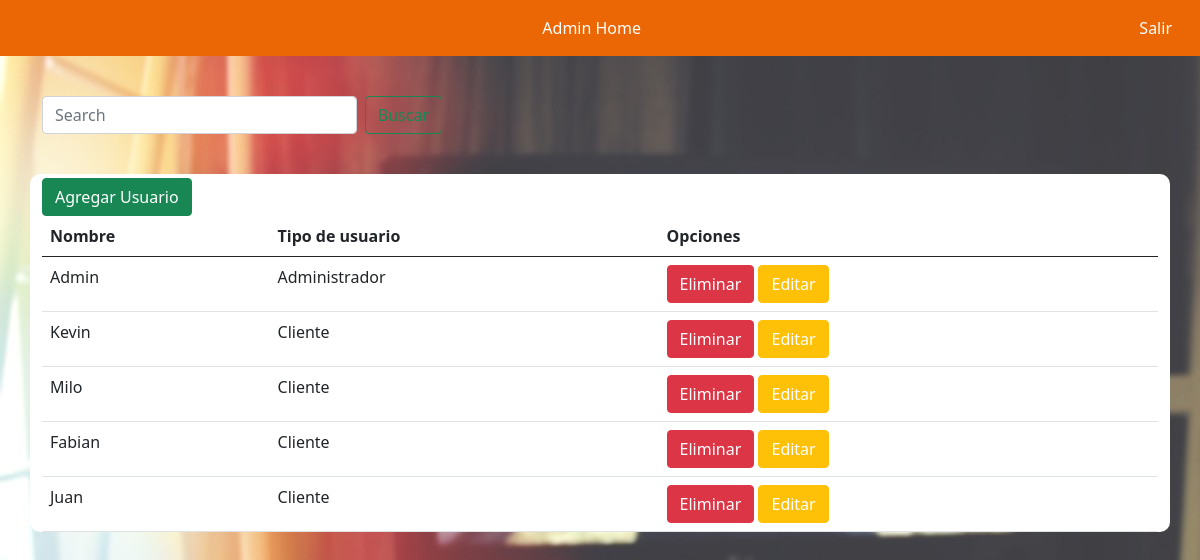
The page /user/users/ on the database as committed earlier.
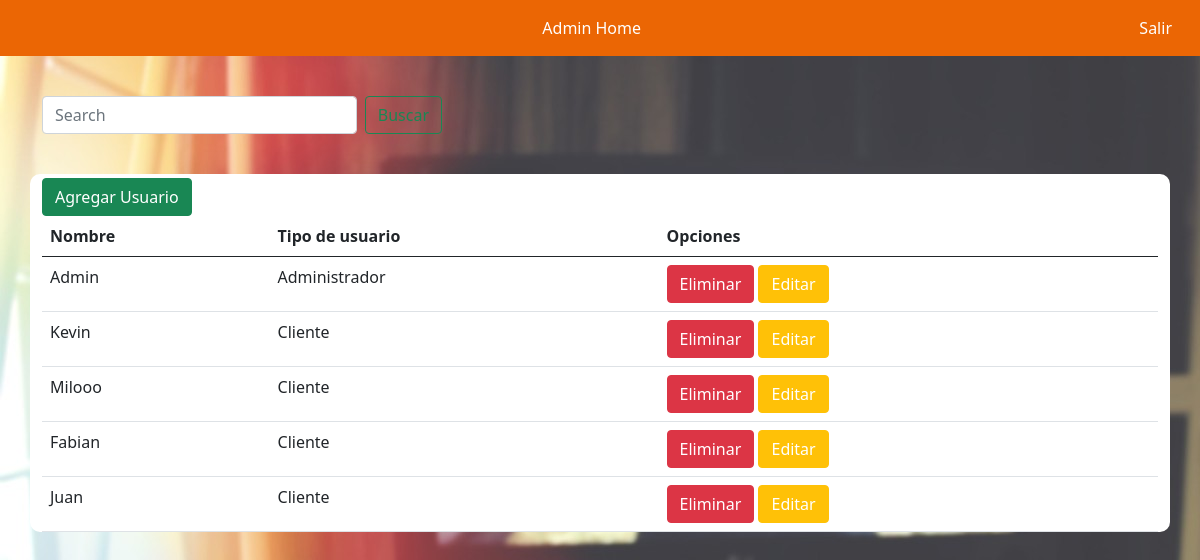
The same page on the database as committed later.
### user/models.py (models this page shows, shortened)
class Usuario(AbstractUser):
    rut                = models.CharField(primary_key=True, max_length=12)
    nombre             = models.CharField('Nombre',max_length=70, null=False, blank=False)
    apellido           = models.CharField('Apellido',max_length=70, null=False, blank=False)
    correo             = models.CharField('Correo',max_length=60, null=False, blank=False, unique=True)
    creacion_fec       = models.DateTimeField('Fecha de ingreso', auto_now_add=True)
    actualizacion_fec  = models.DateTimeField('Fecha actualizacion', auto_now=True)
    USERNAME_FIELD = 'correo'
    class meta:
        verbose_name = 'Usuario'
        verbose_name_plural = 'Usuarios'

### user/views.py (the view)
# urls.py: path('users/', users, name="users"),
def users(request):
    busqueda = request.GET.get("buscar")
    u = Usuario.objects.all()
    if busqueda:
        u = Usuario.objects.filter(
            Q(username__icontains = busqueda)
        ).distinct()
    return render(request, 'user/listaUsuarios.html', {'entity':u})

### carrito/context_processor.py (called while the page is built)
def importe_total_carro(request):
    total=0
    if 'carro' in request.session:
        for key, value in request.session["carro"].items():
            total=total+(float(value["precio"]))
    return {"importe_total_carro":total}

### user/templates/user/listaUsuarios.html (shortened to what this page needs)
{% extends 'baseadmin.html' %}
{% load crispy_forms_tags %}
{% load static %}
{% block body %}
<div class="container-sm">
    <form class="d-flex" id="barraBusqueda" method="GET">
        <input class="form-control me-2" type="search" placeholder="Search" aria-label="Search" name="buscar"
            value="{{request.GET.buscar}}">
        <button class="btn btn-outline-success" type="submit">Buscar</button>
    </form>
</div>
<div class="container-sm" id="user">
    <button type="button" class="btn btn-success mt-1"><a href="{% url 'registro' %}">Agregar Usuario</a></button>
    <table class="table">
        <thead>
            <tr>
                <th scope="col">Nombre</th>
                <th scope="col">Tipo de usuario</th>
                <th scope="col">Opciones</th>
            </tr>
        </thead>
        <tbody>
            {% for p in entity %}
                <tr>
                    <td>{{ p.nombre | title }}</td>
                    {% if p.is_staff %}
                    <td>Administrador</td>
                    {% else %}
                    <td>Cliente</td>
                    {% endif %}
                    <td>
                        <button type="button" class="btn btn-danger"><a href="{% url 'eliminar_user' p.rut %}">Eliminar</a></button>
                        <button type="button" class="btn btn-warning"><a href="{% url 'modificar_usuario' p.rut %}">Editar</a></button>
                    </td>
                </tr>
            {% endfor %}
        </tbody>
    </table>
</div>
{% endblock%}

Rows that differ between the two databases and show on the page:
changed Usuario: nombre "Milo" → "Milooo"
